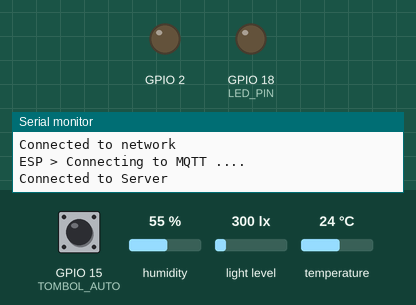
Simulated run of this program. Board: ESP32. Parts: output pins drawn as LEDs (lit = HIGH), the last lines printed to the serial monitor. Wiring (inferred from the names in the program): BH1750 light sensor at I2C address 0x23. The test bench sets the inputs (shaded band); at power-on: GPIO 15 (TOMBOL_AUTO) HIGH, light level 300 lx, humidity 55 %, temperature 24 °C. WiFi joins after 1.5 s; servers stay silent unless stated; EEPROM starts erased; no MQTT or app messages arrive unless stated.

Above: at 4.5 s.
4.6 s: GPIO 15 (TOMBOL_AUTO) pulled LOW for 0.15 s
At 5.9 s:
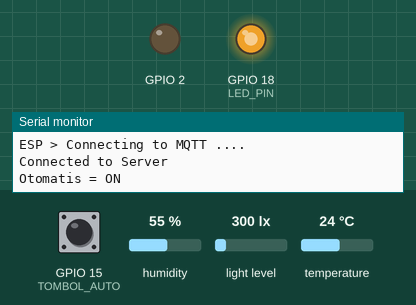
6.2 s: light level set to 1000 lx
At 7.5 s:
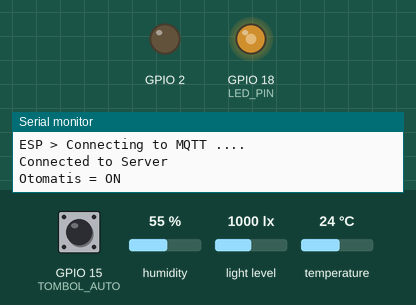
7.8 s: light level set to 1500 lx
At 9.1 s:
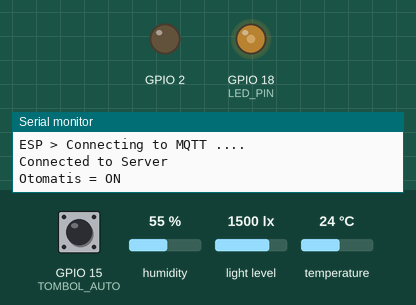
9.4 s: light level set to 1960 lx
At 10.8 s:
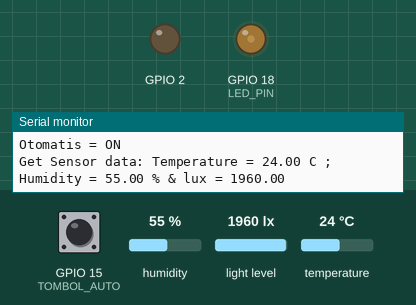
Timing chart, 0 to 12.4 s (numbered marks = the images above; inputs shaded):
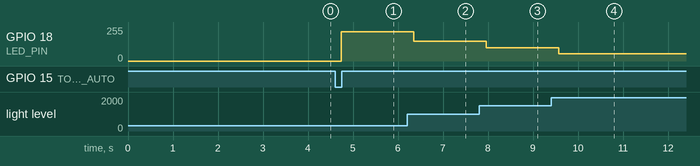

Measured:
- after the input at 4.6 s, GPIO 18 (LED_PIN): 0/255 → 219/255 after 0.14 s
- after the input at 6.2 s, GPIO 18 (LED_PIN): 219/255 → 149/255 after 0.15 s
- after the input at 7.8 s, GPIO 18 (LED_PIN): 149/255 → 100/255 after 0.16 s
- after the input at 9.4 s, GPIO 18 (LED_PIN): 100/255 → 54/255 after 0.17 s

The program:

main.cpp
```cpp
#include <Arduino.h>
#include <WiFi.h>
#include <EEPROM.h>
#include <PubSubClient.h>
#include <ArduinoJson.h>
#include <Wire.h>
#include <SPI.h>
#include <DHT.h>

#define DHT_PIN 19
#define DHT_TYPE DHT11 //sensor suhu & humidity
#define PUBLISH_INTERVAL 10000

#define LED_PIN 18 //Led
#define PWM_CHANNEL 0
#define PWM_FREQ 5000
#define PWM_RESOLUTION 8
#define TOMBOL_AUTO 15 //Tombol auto brightness

#define BH1750_ADDRESS 0x23 //address sensor cahaya (lux)
#define BH1750_DATALEN 2

#define EEPROM_SIZE 96
#define SSIDPASS_ADDRESS 32
#define SSIDPASS_SIZE 64

unsigned long lastPublish = 0;
float tempFloat, humidFloat, luxFloat = 0;
String temperature;
String humidity;
DHT dht(DHT_PIN, DHT_TYPE);

String Stringlux;
unsigned short lux = 0, dutyCycle = 0;
byte buff[2];
void bh1750Request(int address);
int bh1750GetData(int address);

const char *ssid = "I3";
const char *password = "@green789";
String mqttServer = "broker.hivemq.com";
String mqttUser = "";
String mqttPwd = "";
String BuildingId = "Rumah_JA";
String pubTopic = String(BuildingId + "/sensor_data");
String subTopic = String(BuildingId + "/SmartLighting");
String mqttPort = "1883";

WiFiClient ESPClient;
PubSubClient ESPMqtt(ESPClient);

bool statusAuto = false, buttonPressed = false, modeWifi = false;

char Otomatis[EEPROM_SIZE], DataSsidPass[EEPROM_SIZE];
String DataReceived, Ssid, Password;

void BacaEEPROM();
void readEEPROM(int address, char *data, int size);
void writeEEPROM(int address, const char *data, int size);
void BacaSsidPassword();
void BacaStatusSerial();
void CekStatusAuto();
void BacaLux();
void BacaPerubahanTombol();
void AutoBrightness();
void connectToNetwork();
void connectToMqtt();
void publishMessage();
void updateDhtData();
void mqttCallback(char *topic, byte *payload, long length);
void do_actions(const char *msg);


void IRAM_ATTR gpioISR() {
  buttonPressed = true;
}

void setup() {
  Wire.begin();
  Serial.begin(9600);
  delay(1000);
  pinMode(BUILTIN_LED, OUTPUT);
  pinMode(LED_PIN, OUTPUT);
  attachInterrupt(TOMBOL_AUTO, &gpioISR, FALLING);

  ledcSetup(PWM_CHANNEL, PWM_FREQ, PWM_RESOLUTION);
  ledcAttachPin(LED_PIN, PWM_CHANNEL);

  dht.begin();

  CekStatusAuto();
  BacaSsidPassword();

  //Disconnecting previous WiFi;
  WiFi.disconnect();
  ESPMqtt.setServer(mqttServer.c_str(), mqttPort.toInt());
  ESPMqtt.setCallback(mqttCallback);

  connectToNetwork();
  connectToMqtt();
}

void loop() {
  BacaLux();
  BacaPerubahanTombol();
  AutoBrightness();
  BacaStatusSerial();

  if (WiFi.status() != WL_CONNECTED) {
    connectToNetwork();
  }

  if (WiFi.status() == WL_CONNECTED && !ESPMqtt.connected()) {
    connectToMqtt();
  }

  if (millis() - lastPublish > PUBLISH_INTERVAL) {
    updateDhtData();
    Serial.print("Get Sensor data: ");
    // Temp and Humidity
    Serial.print("Temperature = ");
    Serial.print(tempFloat);
    Serial.print(" C ; Humidity = ");
    Serial.print(humidFloat);
    Serial.print(" % & lux = ");
    Serial.println(luxFloat);
    publishMessage();

    lastPublish = millis();
  }

  ESPMqtt.loop(); //agar tdk tiba2 disconnect
}

void BacaSsidPassword() {
  EEPROM.begin(EEPROM_SIZE);
  readEEPROM(SSIDPASS_ADDRESS, DataSsidPass, SSIDPASS_SIZE);
  String DataStringSsidPass = String(DataSsidPass);
  int petikPertama = 0, petikKedua = 0;

  petikPertama = DataStringSsidPass.indexOf(";");
  Ssid = DataStringSsidPass.substring(0, petikPertama);
  Serial.println("SSID = " + Ssid);

  petikKedua = DataStringSsidPass.indexOf(";", petikPertama + 1);
  Password = DataStringSsidPass.substring(petikPertama + 1, petikKedua);
  Serial.println("Password = " + Password);

  if (Ssid == 0 && Password == 0) {
    modeWifi = false;
  } else {
    modeWifi = true;
  }
  Serial.println("status Wifi = " + String(modeWifi));

}

void readEEPROM(int address, char *Data, int size) {
  Serial.println("[EEPROM] mulai membaca dari EEPROM");
  for(int i = 0; i < size; i++) {
    Data[i] = EEPROM.read(address + i);
  }
}

void CekStatusAuto() {   //OK
  EEPROM.begin(128);
  delay(100);
  char Otomatis = EEPROM.read(0);
  Serial.println("Read Otomatis : " + char(Otomatis));
  if (Otomatis == '1') {
    Serial.println("Otomatis = ON");
    statusAuto = 1;
  //  digitalWrite(BUILTIN_LED, HIGH);
  }
  else {
    Serial.println("Otomatis = OFF");
    statusAuto = 0;
  //  digitalWrite(BUILTIN_LED, LOW);
  }
}

void BacaStatusSerial() {
  while (Serial.available()) {
    char DataSerial = Serial.read();
    DataReceived += DataSerial;

    if (DataSerial == '\n') {
      Serial.println("Data diterima dari user: " + DataReceived);
      writeEEPROM(SSIDPASS_ADDRESS, DataReceived.c_str(), DataReceived.length());
      DataReceived ="";
    }
  }
}

void writeEEPROM(int address, const char *data, int size) {
  Serial.println("[EEPROM] mulai menulis ke EEPROM");
  for (int i = 0; i < size; i++) {
    EEPROM.write(address + i, data[i]);
  }
  EEPROM.commit();
}


void updateDhtData() {
  tempFloat = dht.readTemperature();
  humidFloat = dht.readHumidity();
}

void BacaLux() {
  bh1750Request(BH1750_ADDRESS);
  delay(100);
  if (bh1750GetData(BH1750_ADDRESS) == BH1750_DATALEN) {
    lux = (((unsigned short)buff[0] << 8) | (unsigned short)buff[1]) / 1.2;
  }

  if (lux >= 0 && lux <=2500) {
    dutyCycle = 250 - (lux/10);
  } else {
    dutyCycle = 0;
  }
//  Serial.println("  Nilai duty Cycle = " + String(dutyCycle) + " PWM");
  luxFloat = lux;
  delay(100);
}

void bh1750Request(int address) {
  Wire.beginTransmission(address);
  Wire.write(0x10);
  Wire.endTransmission();
}

int bh1750GetData(int address) {
  int i = 0;
  Wire.beginTransmission(address);
  Wire.requestFrom(address, 2);
  while (Wire.available()) {
    buff[i] = Wire.read();
    i++;
  }
  Wire.endTransmission();

  return i;
}

void BacaPerubahanTombol() {
  if (buttonPressed) {
    statusAuto = !statusAuto;
    buttonPressed = false;
    if (statusAuto == 1) {
      Serial.println("Otomatis = ON");
    } else {
      Serial.println("Otomatis = OFF");
    }
  }

}

void AutoBrightness() {
  if (statusAuto) {
   ledcWrite(PWM_CHANNEL, dutyCycle);
  // Serial.println("Otomatis = ON");
  }
  else {
    ledcWrite(PWM_CHANNEL, 0);
  //  Serial.println("Otomatis = OFF");
  }

}


void connectToMqtt() {
  while (!ESPMqtt.connected()) {
    Serial.println("ESP > Connecting to MQTT ....");

    if (ESPMqtt.connect("ESP32Client", mqttUser.c_str(), mqttPwd.c_str())) {
      Serial.println("Connected to Server");
      // subscribe to the topic
      ESPMqtt.subscribe(subTopic.c_str());
    } else {
        Serial.print("Failed with state");
        Serial.print(ESPMqtt.state());
        Serial.print("\r\n");
        delay(2000);
    }
  }
}

void publishMessage() {
  char msgToSend[1024] = {0};
  const size_t capacity = JSON_OBJECT_SIZE(4);
  DynamicJsonDocument doc(capacity);

  temperature = String(tempFloat);
  humidity = String(humidFloat);
  Stringlux = String(luxFloat);

  //doc["eventName"] = "sensorStatus";
  //doc["status"] = "none";
  doc["Pembacaan sensor"] = "sensorStatus";
  doc["temp"] = temperature.c_str();
  doc["humid"] = humidity.c_str();
  doc["lux"] = Stringlux.c_str();

  serializeJson(doc, msgToSend);

//  Serial.println("proses publish");
  ESPMqtt.publish(pubTopic.c_str(), msgToSend);
}

void connectToNetwork() {
  WiFi.begin(ssid, password);
  while (WiFi.status() != WL_CONNECTED) {
    delay(1000);
    Serial.print("Establishing connection to ");
    Serial.println(ssid);
  }
  Serial.println("Connected to network");
}

void mqttCallback(char *topic, byte *payload, long length) {
  char msg[256];

//  Serial.println("Messasge arrived [" + subTopic + "] ");
  for (int i = 0; i < length; i++) {
    msg[i] = (char)payload[i];
  }

  do_actions(msg);
}


void do_actions(const char *message) {
  const size_t capacity = JSON_OBJECT_SIZE(2) + 50;
  DynamicJsonDocument doc(capacity);

  deserializeJson(doc, message);

  const char *deviceId = doc["deviceId"];
  const char *lampStatus = doc["StatusLampu"];
  Serial.print("Nama device : ");
  Serial.println(deviceId);
  Serial.print("Perintah lampu : ");
  Serial.println(lampStatus);

  if (String(deviceId) == "LampuTeras") {
    if (String(lampStatus) == "ON") {
      Serial.println("TURN ON LAMP");
      digitalWrite(BUILTIN_LED, HIGH);
    } else if (String(lampStatus) == "OFF") {
      Serial.println("TURN OFF LAMP");
      digitalWrite(BUILTIN_LED, LOW);
    } else {
      Serial.println("Perintah tidak diproses karena Perintah ON-OFF lampu tidak dikenal");
    }
  } else {
    Serial.println("Perintah tidak diproses karena Nama device tidak cocok ");
  }
}
```
